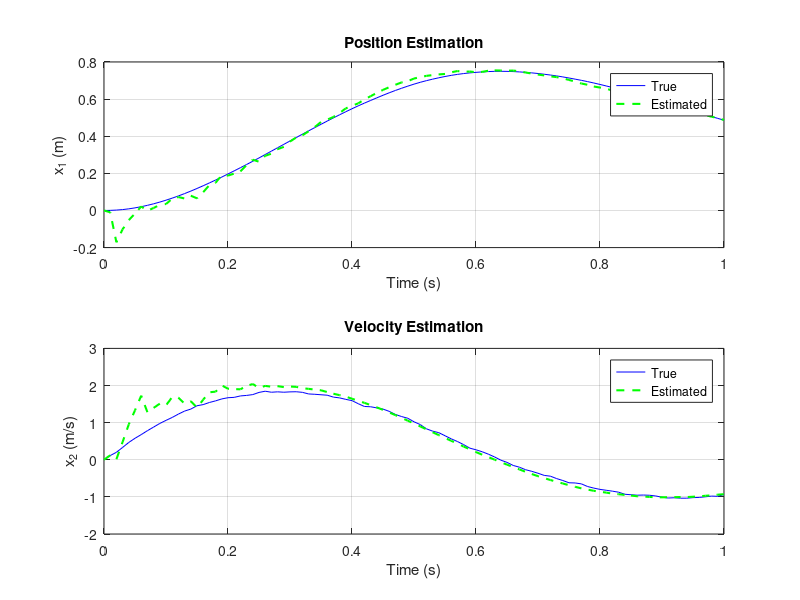

Write the MATLAB code that produced this figure.
%% Kalman Filter for Harmonic Oscillator
% Description: Estimates position and velocity of an oscillator 
% under constant excitation and stochastic process noise.
% Reference: Exercices d'Estimation et Filtrage Optimal - TPS

clear all; close all; clc;

%% 1. System Definition
w = 5; ksi = 0.2; Ts = 0.01; u = 1; 
T_sim = 1; temps = 0:Ts:T_sim; N = length(temps);

% Continuous State-Space
A = [0 1; -w^2 -2*ksi*w];
B = [0; 12];
C = [1 0]; D = 0;
G = [0; 1]; % Perturbation input matrix

% Discretization (Zero-Order-Hold)
sysd = c2d(ss(A, [B, G], C, D), Ts, 'zoh');
Ad = sysd.A; Bd = sysd.B(:,1); Gd = sysd.B(:,2); Cd = sysd.C;

% Noise Covariances
Qd = 4.47; R = 0.01;
std_w = sqrt(Qd); std_v = sqrt(R);

%% 2. Stochastic Simulation (Ground Truth)
X_true = zeros(2, N); Y = zeros(1, N);
for k = 2:N
    w_k = std_w * randn(); v_k = std_v * randn();
    X_true(:,k) = Ad * X_true(:, k-1) + Bd * u + Gd * w_k;
    Y(k) = Cd * X_true(:, k) + v_k;
end

%% 3. Kalman Filter Implementation
X_hat = zeros(2, N); P_est = zeros(2, 2, N);
P_est(:,:,1) = 2 * eye(2); % Initial uncertainty

for k = 2:N
    % Prediction step
    X_pred = Ad * X_hat(:, k-1) + Bd * u;
    P_pred = Ad * P_est(:, :, k-1) * Ad' + Gd * Qd * Gd';
    
    % Correction step (Innovation)
    Ke = P_pred * Cd' / (Cd * P_pred * Cd' + R);
    X_hat(:, k) = X_pred + Ke * (Y(k) - Cd * X_pred);
    P_est(:, :, k) = (eye(2) - Ke * Cd) * P_pred;
end

%% 4. Professional Visualization
figure('Color', 'w');
subplot(2, 1, 1);
plot(temps, X_true(1,:), 'b', temps, X_hat(1,:), 'g--', 'LineWidth', 1.5);
title('Position Estimation'); xlabel('Time (s)'); ylabel('x_1 (m)');
legend('True', 'Estimated'); grid on;

subplot(2, 1, 2);
plot(temps, X_true(2,:), 'b', temps, X_hat(2,:), 'g--', 'LineWidth', 1.5);
title('Velocity Estimation'); xlabel('Time (s)'); ylabel('x_2 (m/s)');
legend('True', 'Estimated'); grid on;
